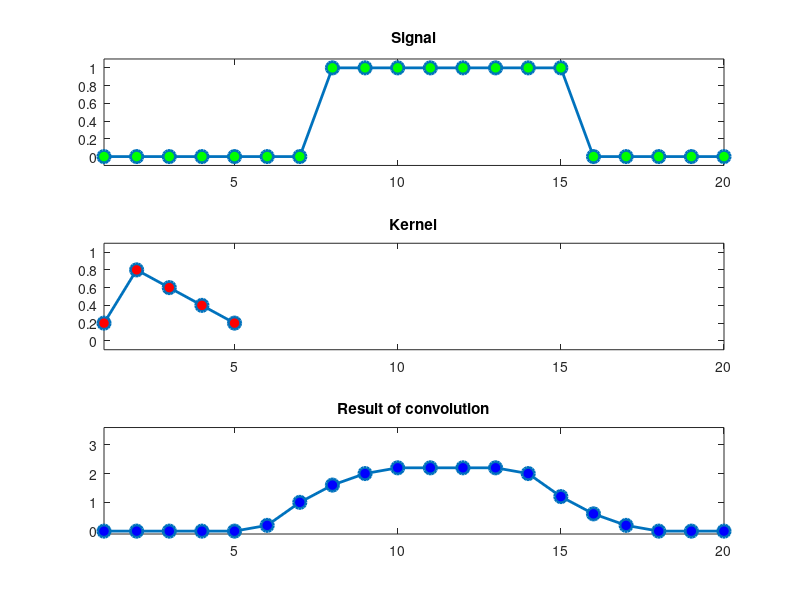
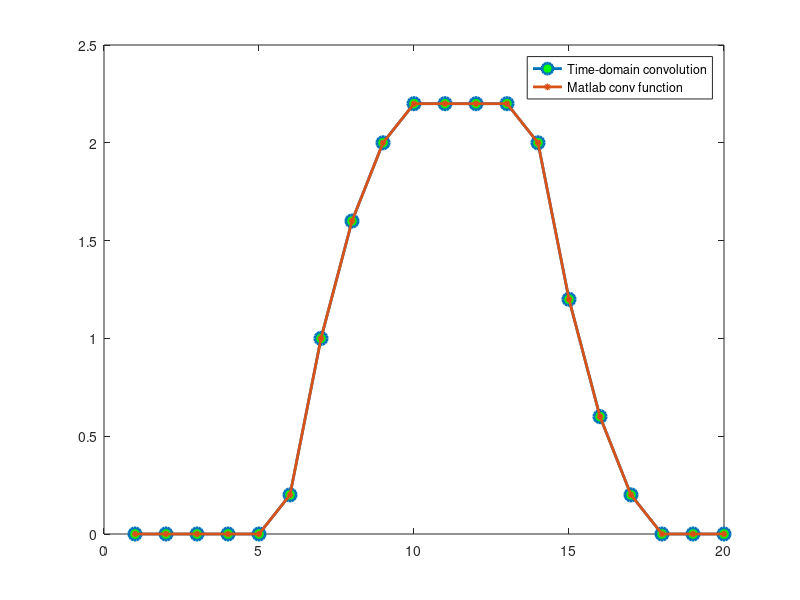

Source code (MATLAB) for these figures, in order:
% mikexcohen.com

%% convolution in a small example

% signal
signal = zeros(1,20);
signal(8:15)=1;

kernel = [.2 .8 .6 .4 .2];

% matlab's convolution function
matlab_conv_result = conv(signal,kernel,'same');

figure(1), clf
% plot the signal (impulse or boxcar)
subplot(311)
plot(signal,'o-','linew',2,'markerface','g','markersize',9)
set(gca,'ylim',[-.1 1.1],'xlim',[1 20])
title('Signal')

% plot the kernel
subplot(312)
plot(kernel,'o-','linew',2,'markerface','r','markersize',9)
set(gca,'xlim',[1 20],'ylim',[-.1 1.1])
title('Kernel')

% plot the result of convolution
subplot(313)
plot(matlab_conv_result,'o-','linew',2,'markerface','b','markersize',9)
set(gca,'xlim',[1 20],'ylim',[-.1 3.6])
title('Result of convolution')

%% "manual" time-domain convolution

half_kernel = floor(length(kernel)/2);

% EEG data that we'll use for convolution (must be zero-padded).
dat4conv = [ zeros(1,half_kernel) signal zeros(1,half_kernel) ];

% initialize convolution output
conv_res = zeros(1,length(signal)+length(kernel)-1);

% run convolution
for ti=1:length(dat4conv)-length(kernel)
    tempdata = dat4conv(ti:ti+length(kernel)-1);
    conv_res(ti+half_kernel) = sum( tempdata .* kernel(end:-1:1) );
end

% cut off edges
conv_res = conv_res(half_kernel+1:end-half_kernel);

figure(2), clf

plot(conv_res,'o-','linew',2,'markerface','g','markersize',9)
hold on
plot(matlab_conv_result,'o-','linew',2,'markerface','r','markersize',3)
legend({'Time-domain convolution';'Matlab conv function'})

%%
